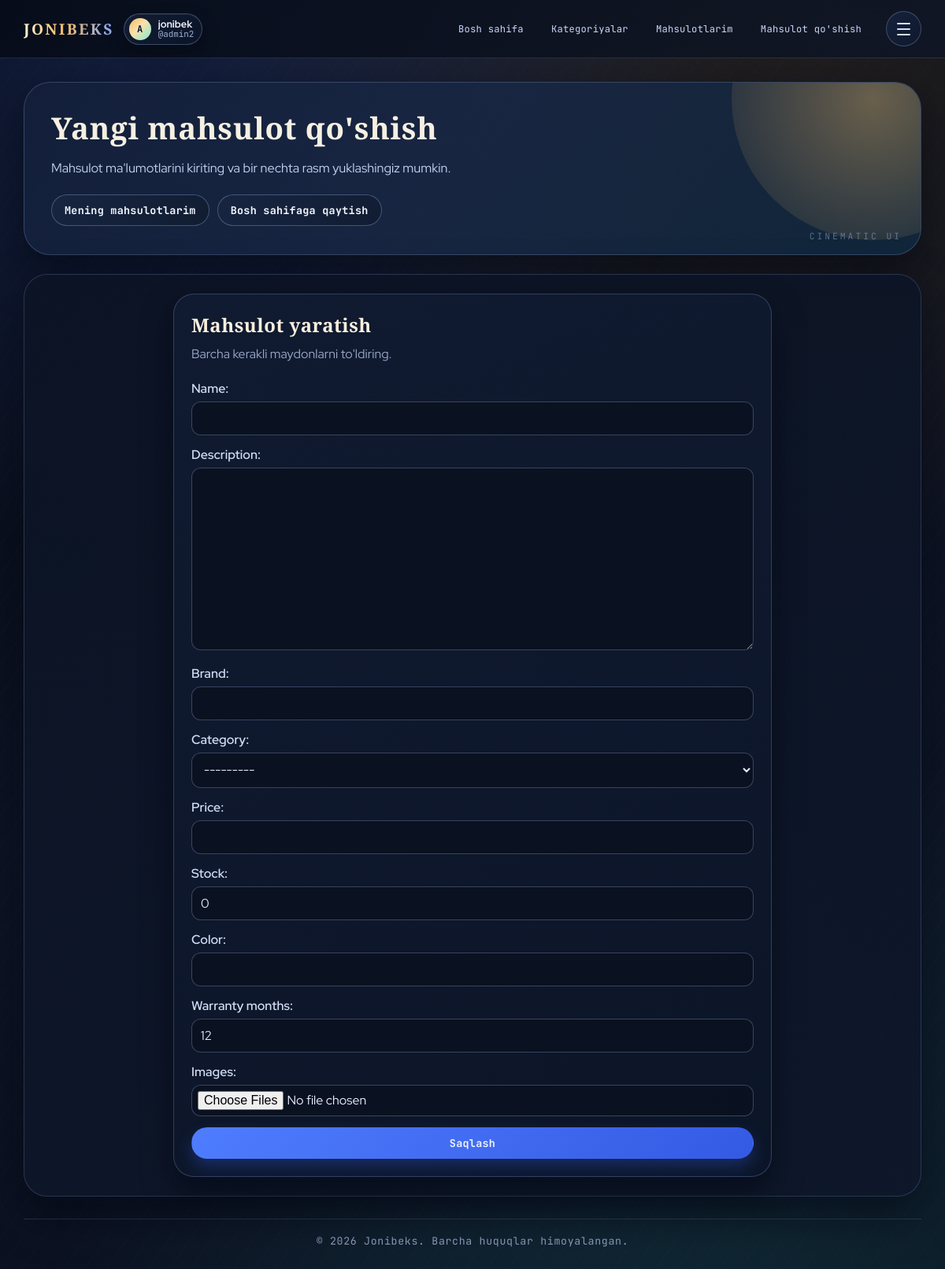
The app's page /watch/create/ (signed in) with its own data.
### accounts/models.py (models this page shows, shortened)
class CustomUser(AbstractUser):
    age = models.PositiveIntegerField(blank=True, null=True)
    avatar = models.ImageField(upload_to="users/%Y/%m/%d", blank=True, null=True)
    address = models.CharField(max_length=150)
    class Meta:
        db_table = "customers"
        verbose_name = "Foydalanuvchi"
        verbose_name_plural = "Foydalanuvchilar"

### watch/views.py (the view, shortened to what this page needs)
# urls.py: path("create/", ProductCreateView.as_view(), name="create"),
class ProductCreateView(LoginRequiredMixin, View):
    def get(self, request):
        form = ProductForm()
        return render(request, "watch/create.html", context={"form": form})

### watch/forms.py
class ProductForm(forms.ModelForm):
    images = MultipleFileField(
        widget=MultipleFileInput(attrs={"multiple": True}), required=False
    )
    class Meta:
        model = Product
        fields = [
            "name",
            "description",
            "brand",
            "category",
            "price",
            "stock",
            "color",
            "warranty_months",
            "images",
        ]

### watch/models.py (called while the page is built)
    def __str__(self):
        return self.name

### templates/watch/create.html (shortened to what this page needs)
{% extends "base.html" %}
{% block hero_title %}Yangi mahsulot qo'shish{% endblock hero_title %}
{% block hero_text %}
    Mahsulot ma'lumotlarini kiriting va bir nechta rasm yuklashingiz mumkin.
{% endblock hero_text %}
{% block hero_actions %}
    <a class="btn btn-secondary" href="{% url 'myProducts' %}">Mening mahsulotlarim</a>
    <a class="btn btn-secondary" href="/">Bosh sahifaga qaytish</a>
{% endblock hero_actions %}
{% block content %}
    <div class="form-card form-card-wide">
        <h2>Mahsulot yaratish</h2>
        <p class="section-subtitle">Barcha kerakli maydonlarni to'ldiring.</p>
        <form method="post" enctype="multipart/form-data" class="form-fields">
            {% for field in form %}
                <p>
                    {{ field.label_tag }}
                    {% if field.name == "images" %}
                        <input type="file" name="images" id="{{ field.id_for_label }}" multiple accept="image/*">
                    {% else %}
                        {{ field }}
                    {% endif %}
                </p>
            {% endfor %}
            <button type="submit" class="btn btn-primary btn-block">Saqlash</button>
        </form>
    </div>
{% endblock content %}

### templates/base.html (shortened to what this page needs)
<!DOCTYPE html>
<html lang="uz">
<head>
</head>
<body>
    <header class="site-header">
        <div class="header-inner">
            <div class="header-left">
                <a class="brand" href="/">Jonibeks</a>
                {% if user.is_authenticated %}
                    <div class="identity-wrap">
                        <span class="identity-avatar">{{ user.username|slice:":1"|upper }}</span>
                        <div class="identity-text">
                            {% if user.first_name %}
                                <span class="identity-name">{{ user.first_name }}</span>
                            {% elif user.get_full_name %}
                                <span class="identity-name">{{ user.get_full_name }}</span>
                            {% else %}
                                <span class="identity-name">{{ user.username }}</span>
                            {% endif %}
                            <span class="identity-username">@{{ user.username }}</span>
                        </div>
                    </div>
                {% endif %}
            </div>
            <nav class="main-nav">
                <a href="/">Bosh sahifa</a>
                <a href="/#kategoriyalar">Kategoriyalar</a>
                {% if user.is_authenticated %}
                    <a href="{% url 'myProducts' %}">Mahsulotlarim</a>
                    <a href="{% url 'create' %}">Mahsulot qo'shish</a>
                {% endif %}
            </nav>
            <div class="header-right">
                <details class="menu-toggle">
                    <summary class="menu-button" aria-label="Menyu">
                        <span></span>
                        <span></span>
                        <span></span>
                    </summary>
                </details>
            </div>
        </div>
    </header>
    <main class="page-wrap">
        {% block hero %}
            <section class="hero">
                <h1>{% block hero_title %}Oddiy va tushunarli dars platformasi{% endblock hero_title %}</h1>
                <p>{% block hero_text %}Bu yerda ro'yxatdan o'tib, kategoriyalar bo'yicha mahsulotlarni qulay ko'rishingiz mumkin.{% endblock hero_text %}</p>
                <div class="hero-actions">{% block hero_actions %}{% endblock hero_actions %}</div>
            </section>
        {% endblock hero %}
        <section class="content-shell">
            {% block content %}{% endblock content %}
        </section>
        <footer class="site-footer">
            <p>&copy; 2026 Jonibeks. Barcha huquqlar himoyalangan.</p>
        </footer>
    </main>
</body>
</html>

### records on screen
CustomUser: username "A", first_name "jonibek", username "admin2"

### other values on screen
{{ field.label_tag }} "Name:" "Description:" "Brand:" "Category:" "Price:" "Stock:" "Color:" "Warranty months:" "Images:"
